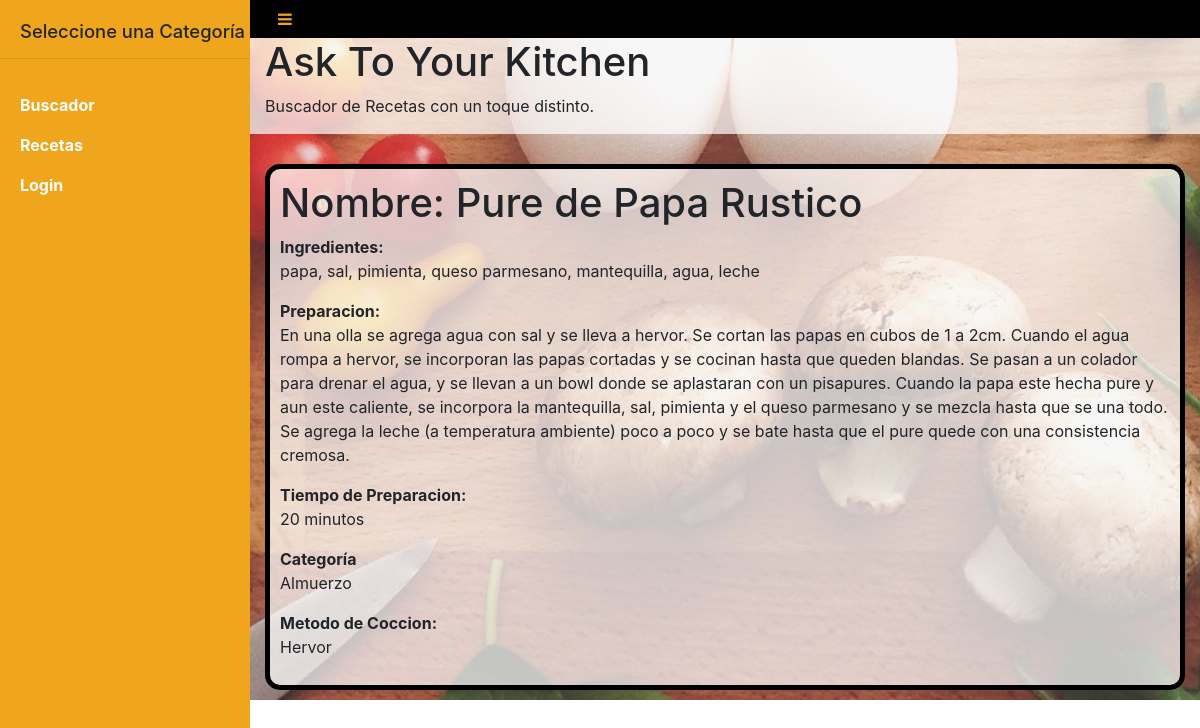
/search/receta/1, run on the app's committed database.
### search/models.py (models this page shows, shortened)
class Receta(models.Model):
    nombre = models.CharField(max_length=50, help_text="Ingrese el nombre de un ingrediente (ejemplo: papa, nata, batata)")
    ingredientes = models.TextField(max_length=1000)
    preparacion = models.TextField(max_length=5000, help_text="Ingrese la preparacion")
    tipo = models.CharField(max_length=20, help_text="Ingrese un tipo de Receta", default='Desayuno' )
    tiempo_preparacion = models.CharField(max_length=50, help_text="Ingrese el tiempo de preparacion promedio")
    metodo_coccion = models.CharField(max_length=50, help_text="Ingrese un metodo de coccion para la receta principal")

### search/views.py (the view)
# urls.py: url(r'^receta/(?P<pk>\d+)$', views.RecetaDetailView.as_view(), name='detalle-receta'),
class RecetaDetailView(generic.DetailView):
    model = Receta
    template_name = 'search/receta_detalle.html'

### search/templates/search/receta_detalle.html (shortened to what this page needs)
{% extends "basic_generic.html" %}
{% block content %}
<div class="containersito">
  <h1>Nombre: {{ receta.nombre }}</h1>
  <strong>Ingredientes:</strong>
  <p>{{ receta.ingredientes }}</p>
  <strong>Preparacion:</strong>
  <p>{{ receta.preparacion }}</p>
  <strong>Tiempo de Preparacion:</strong>
  <p>{{ receta.tiempo_preparacion }}</p>
  <strong>Categoría</strong>
  <p>{{ receta.tipo }}</p>
  <strong>Metodo de Coccion:</strong>
  <p>{{ receta.metodo_coccion }}</p>
</div>
{% endblock %}

### search/static/assets/css/myown.css (style rules this page uses)
div.containersito { border: 5px solid black; border-radius: 15px; padding: 10px; margin-top: 30px; background: #ffffffb5; }

### data on the page
Receta: nombre "Pure de Papa Rustico", ingredientes "papa, sal, pimienta, queso parmesano, mantequilla, agua, leche", preparacion "En una olla se agrega agua con sal y se lleva a hervor. Se cortan las papas en cubos de 1 a 2cm. Cuando el agua rompa a hervor, se incorporan las papas cortadas y se cocinan hasta que queden blandas. Se pasan a un colador para drenar el agua, y se llevan a un bowl donde se aplastaran con un pisapures. Cuando la papa este hecha pure y aun este caliente, se incorpora la mantequilla, sal, pimienta y el queso parmesano y se mezcla hasta que se una todo. Se agrega la leche (a temperatura ambiente) poco a poco y se bate hasta que el pure quede con una consistencia cremosa.", tiempo_preparacion "20 minutos", tipo "Almuerzo", metodo_coccion "Hervor"
